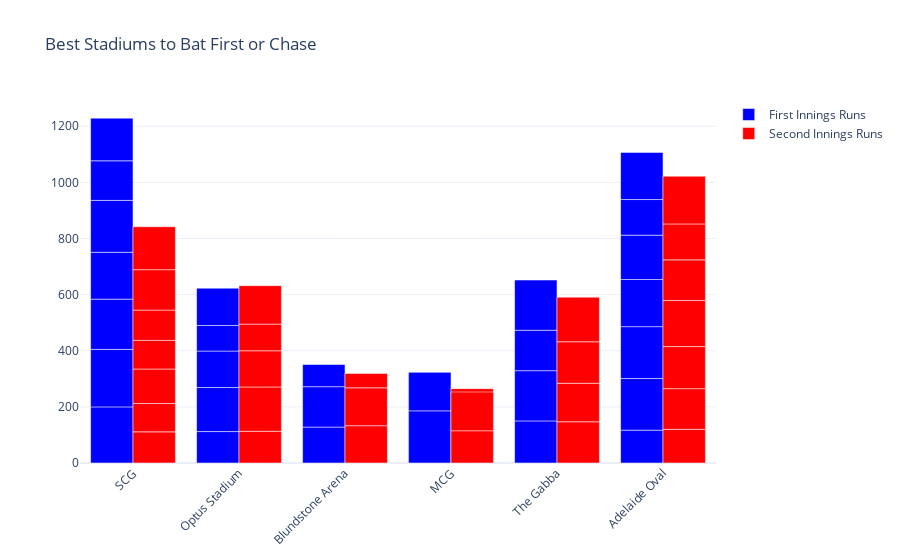

Here is the notebook cell this chart was saved with:
### Markdown cell above
Sam Curran was the only best bowler in 3 matches. Undoubtedly, he deserved to be the player of the tournament. let’s compare the runs scored in the first innings and second innings in every stadium of the t20 world cup 2022:

### Code cell
fig = go.Figure()
fig.add_trace(go.Bar(
    x=data["venue"],
    y=data["first innings score"],
    name='First Innings Runs',
    marker_color='blue'
))
fig.add_trace(go.Bar(
    x=data["venue"],
    y=data["second innings score"],
    name='Second Innings Runs',
    marker_color='red'
))
fig.update_layout(barmode='group', 
                  xaxis_tickangle=-45, 
                  title="Best Stadiums to Bat First or Chase")
fig.show()

### Figure 1 — Plotly figure (JSON) as saved in the notebook; plotly's stock layout.template omitted (floating-point values rounded to 4 significant figures)
{"data": [{"marker": {"color": "blue"}, "name": "First Innings Runs", "type": "bar", "x": ["SCG", "Optus Stadium", "Blundstone Arena", "MCG", "Blundstone Arena", "Blundstone Arena", "Optus Stadium", "MCG", "MCG", "SCG", "SCG", "Optus Stadium", "MCG", "MCG", "SCG", "The Gabba", "Optus Stadium", "Optus Stadium", "The Gabba", "The Gabba", "The Gabba", "Adelaide Oval", "Adelaide Oval", "SCG", "Adelaide Oval", "Adelaide Oval", "SCG", "Adelaide Oval", "Adelaide Oval", "MCG", "SCG", "Adelaide Oval", "MCG"], "y": [200, 112, 128, 159, 144, 79, 157, 157, null, 205, 179, 130, null, null, 167, 150, 91, 133, 179, 144, 179, 117, 184, 185, 185, 168, 141, 158, 127, 186, 152, 168, 137]}, {"marker": {"color": "red"}, "name": "Second Innings Runs", "type": "bar", "x": ["SCG", "Optus Stadium", "Blundstone Arena", "MCG", "Blundstone Arena", "Blundstone Arena", "Optus Stadium", "MCG", "MCG", "SCG", "SCG", "Optus Stadium", "MCG", "MCG", "SCG", "The Gabba", "Optus Stadium", "Optus Stadium", "The Gabba", "The Gabba", "The Gabba", "Adelaide Oval", "Adelaide Oval", "SCG", "Adelaide Oval", "Adelaide Oval", "SCG", "Adelaide Oval", "Adelaide Oval", "MCG", "SCG", "Adelaide Oval", "MCG"], "y": [111, 113, 133, 160, 135, 51, 158, 105, null, 101, 123, 129, null, null, 102, 147, 95, 137, 137, 148, 159, 120, 145, 108, 150, 164, 144, 145, 128, 115, 153, 170, 138]}], "layout": {"barmode": "group", "title": {"text": "Best Stadiums to Bat First or Chase"}, "xaxis": {"tickangle": -45}}}
